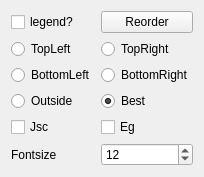
                   <widget class="QWidget" name="Legend">
                    <attribute name="title">
                     <string>Legend</string>
                    </attribute>
                    <layout class="QGridLayout" name="gridLayout">
                     <item row="1" column="0">
                      <widget class="QRadioButton" name="radioButton_topleft">
                       <property name="text">
                        <string>TopLeft</string>
                       </property>
                      </widget>
                     </item>
                     <item row="1" column="1">
                      <widget class="QRadioButton" name="radioButton_topright">
                       <property name="text">
                        <string>TopRight</string>
                       </property>
                      </widget>
                     </item>
                     <item row="5" column="0">
                      <widget class="QLabel" name="label">
                       <property name="text">
                        <string>Fontsize</string>
                       </property>
                      </widget>
                     </item>
                     <item row="0" column="0">
                      <widget class="QCheckBox" name="checkBox_legend">
                       <property name="text">
                        <string>legend?</string>
                       </property>
                      </widget>
                     </item>
                     <item row="5" column="1">
                      <widget class="QSpinBox" name="spinBox_fontsize">
                       <property name="value">
                        <number>12</number>
                       </property>
                      </widget>
                     </item>
                     <item row="2" column="0">
                      <widget class="QRadioButton" name="radioButton_bottomleft">
                       <property name="text">
                        <string>BottomLeft</string>
                       </property>
                      </widget>
                     </item>
                     <item row="4" column="0">
                      <widget class="QCheckBox" name="checkBox_Jsc">
                       <property name="text">
                        <string>Jsc</string>
                       </property>
                      </widget>
                     </item>
                     <item row="3" column="0">
                      <widget class="QRadioButton" name="radioButton_outside">
                       <property name="text">
                        <string>Outside</string>
                       </property>
                      </widget>
                     </item>
                     <item row="2" column="1">
                      <widget class="QRadioButton" name="radioButton_bottomright">
                       <property name="text">
                        <string>BottomRight</string>
                       </property>
                      </widget>
                     </item>
                     <item row="4" column="1">
                      <widget class="QCheckBox" name="checkBox_Eg">
                       <property name="text">
                        <string>Eg</string>
                       </property>
                      </widget>
                     </item>
                     <item row="3" column="1">
                      <widget class="QRadioButton" name="radioButton_best">
                       <property name="text">
                        <string>Best</string>
                       </property>
                       <property name="checked">
                        <bool>true</bool>
                       </property>
                      </widget>
                     </item>
                     <item row="0" column="1">
                      <widget class="QPushButton" name="pushButton_reorder">
                       <property name="text">
                        <string>Reorder</string>
                       </property>
                      </widget>
                     </item>
                    </layout>
                   </widget>
